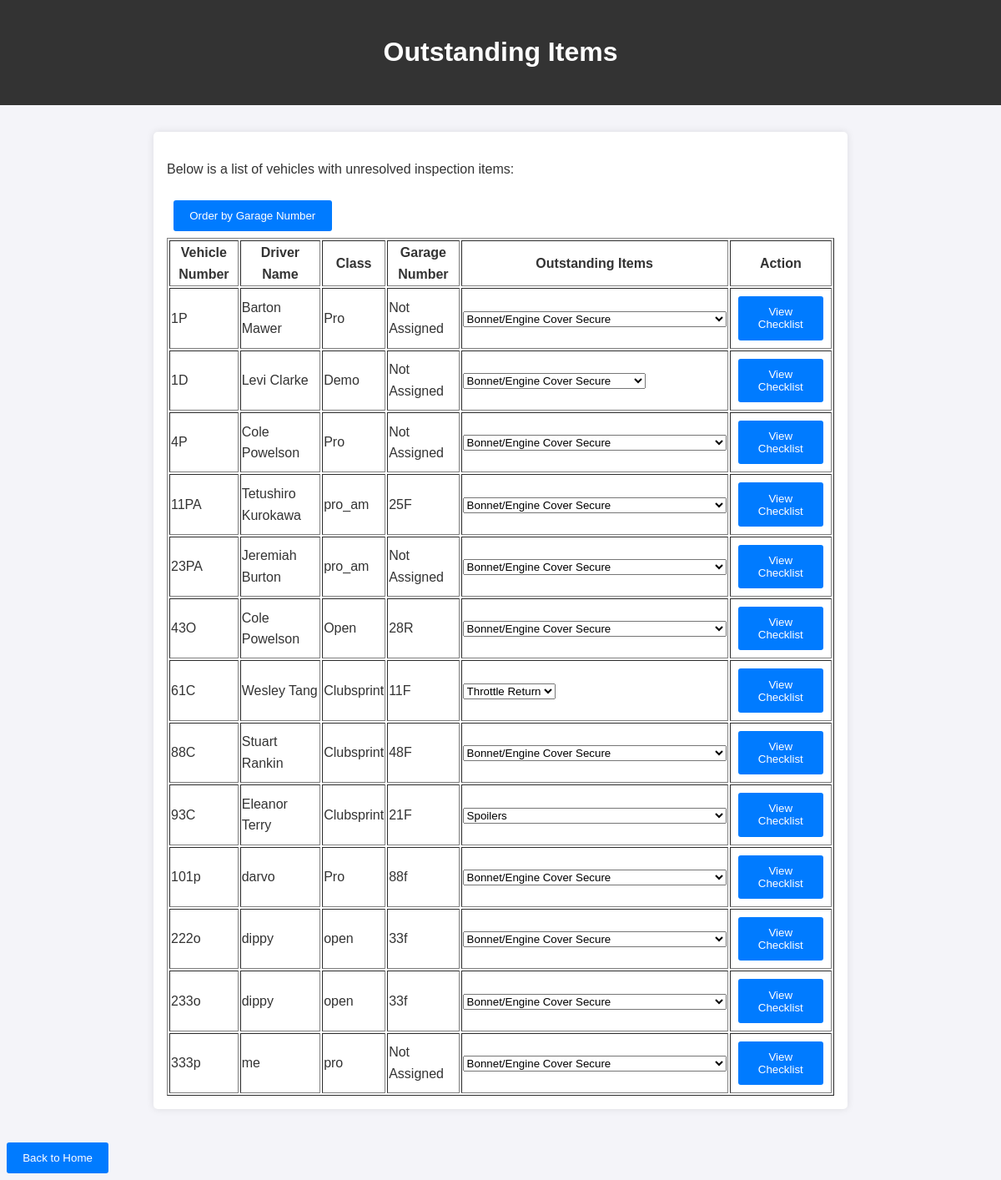
The app's page /outstanding_items, older data.
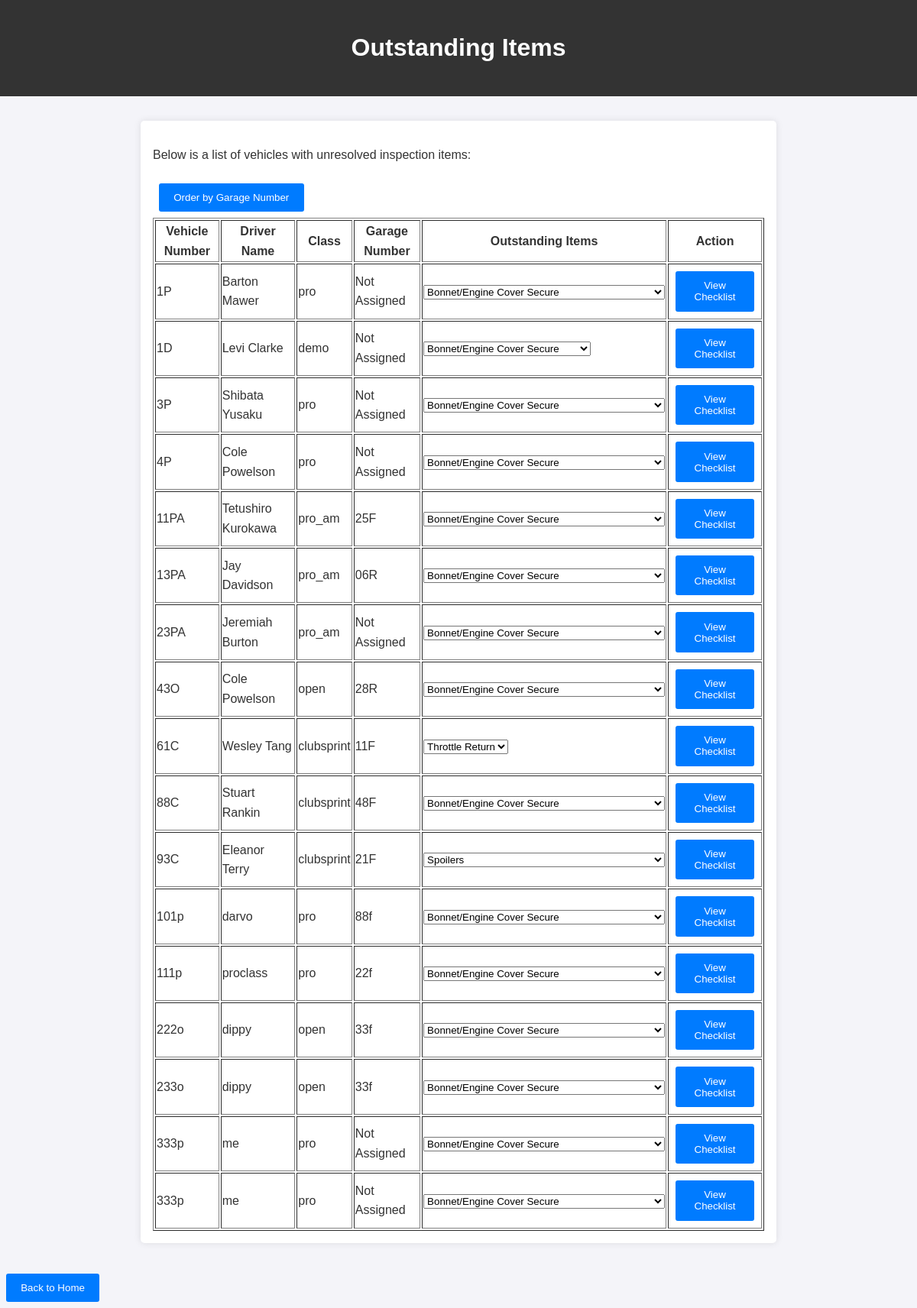
The same page, newer data.
### models.py (models this page shows)
class Entry(db.Model):
    __tablename__ = 'entries'
    id = db.Column(db.Integer, primary_key=True)  # Unique ID for each entry
    vehicle_number = db.Column(db.String(5), nullable=False)
    vehicle_make = db.Column(db.String(255), nullable=False)
    vehicle_model = db.Column(db.String(255), nullable=False)
    vehicle_type = db.Column(db.String(2), nullable=False, default='W')
    garage_number = db.Column(db.String(255), nullable=True)
    log_book_number = db.Column(db.String(255), nullable=True)
    licence_number = db.Column(db.String(255), nullable=False, default='000000')
    driver_name = db.Column(db.String(255), nullable=False)
    team_name = db.Column(db.String(255), nullable=True)
    class_type = db.Column(db.String(255), nullable=True)  # Renamed from 'class'
    Inspection_report = db.Column(db.Boolean, nullable=False, default=False)
    approved_to_start = db.Column(db.Boolean, nullable=False, default=False)
    failed_items = db.Column(db.Boolean, nullable=False, default=False)
    inspection_checklist = db.relationship('InspectionChecklist', backref='entry', lazy=True)

### app.py (the view)
@app.route('/outstanding_items')
def outstanding_items():
    order_by = request.args.get('order_by', 'vehicle_number')
    if order_by == 'garage_number':
        order_column = func.cast(
            func.substr(
                Entry.garage_number,
                1,
                func.instr(Entry.garage_number + 'A', 'A') - 1
            ),
            Integer
        )
    else:
        order_column = func.cast(
            func.substr(
                Entry.vehicle_number,
                1,
                func.instr(Entry.vehicle_number + 'A', 'A') - 1
            ),
            Integer
        )
    items = db.session.query(
        Entry.id.label('entry_id'),
        Entry.vehicle_number,
        Entry.driver_name,
        Entry.class_type,
        Entry.garage_number,
        func.group_concat(InspectionItem.item_name).label('failed_items')
    ).join(InspectionChecklist, Entry.id == InspectionChecklist.entry_id) \
     .join(InspectionItem, InspectionChecklist.id == InspectionItem.checklist_id) \
     .filter(InspectionItem.status.in_(["Pending", "Failed"])) \
     .filter(~InspectionItem.item_name.in_([
         "Vehicle Weight", "Scrutineer Name", "Scrutineer Licence Number", "Date", "Time"
     ])) \
     .group_by(Entry.id) \
     .order_by(order_column).all()
    return render_template('outstanding_items.html', items=items, order_by=order_by)

### app.py (called while the page is built)
@app.before_request
def enable_foreign_keys():
    if 'sqlite' in SQLALCHEMY_DATABASE_URI:
        with db.engine.connect() as connection:
            connection.execute(text("PRAGMA foreign_keys=ON"))

### templates/outstanding_items.html (shortened to what this page needs)
<!DOCTYPE html>
<html lang="en">
<head>
  <link rel="stylesheet" href="{{ url_for('static', filename='styles.css') }}">
</head>
<body>
  <header>
    <h1>Outstanding Items</h1>
  </header>
  <section>
    <p>Below is a list of vehicles with unresolved inspection items:</p>
    <button onclick="window.location.href='?order_by={{ 'garage_number' if order_by == 'vehicle_number' else 'vehicle_number' }}'">
      Order by {{ 'Garage Number' if order_by == 'vehicle_number' else 'Vehicle Number' }}
    </button>
    <table border="1">
      <thead>
        <tr>
          <th>Vehicle Number</th>
          <th>Driver Name</th>
          <th>Class</th>
          <th>Garage Number</th>
          <th>Outstanding Items</th>
          <th>Action</th>
        </tr>
      </thead>
      <tbody>
        {% for item in items %}
        <tr>
          <td>{{ item.vehicle_number }}</td>
          <td>{{ item.driver_name }}</td>
          <td>{{ item.class_type }}</td>
          <td>{{ item.garage_number or "Not Assigned" }}</td>
          <td>
            <select readonly>
              {% for failed_item in item.failed_items.split(',') %}
              <option>{{ failed_item }}</option>
              {% endfor %}
            </select>
          </td>
          <td>
            <form action="/view_checklist" method="POST" style="display:inline;">
              <button type="submit">View Checklist</button>
            </form>
          </td>
        </tr>
        {% endfor %}
      </tbody>
    </table>
  </section>
  <button onclick="window.location.href='/'">Back to Home</button>
</body>
</html>

### static/styles.css (style rules this page uses)
body { font-family: Arial, sans-serif; line-height: 1.6; margin: 0; padding: 0; background-color: #f4f4f9; color: #333; }
header { background: #333; color: #fff; padding: 1rem 0; text-align: center; }
section { margin: 2rem auto; padding: 1rem; max-width: 800px; background: #fff; box-shadow: 0 0 10px rgba(0, 0, 0, 0.1); border-radius: 5px; }
button { margin: 0.5rem; padding: 0.7rem 1.2rem; background: #007BFF; border: none; color: white; border-radius: 3px; cursor: pointer; }

Row changes from the older to the newer data that the page shows:
changed Entry "Barton Mawer": class_type "Pro" → "pro"
changed Entry "Levi Clarke": class_type "Demo" → "demo"
now on this page (row edited): Entry: vehicle_number "3P", driver_name "Shibata Yusaku", class_type "pro", garage_number "Not Assigned"
changed Entry (number 4 of 17 on the later page): class_type "Pro" → "pro"
now on this page (row unchanged): Entry: vehicle_number "13PA", driver_name "Jay Davidson", class_type "pro_am", garage_number "06R"
changed Entry (number 8 of 17 on the later page): class_type "Open" → "open"
changed Entry "Wesley Tang": class_type "Clubsprint" → "clubsprint"
changed Entry "Stuart Rankin": class_type "Clubsprint" → "clubsprint"
changed Entry "Eleanor Terry": class_type "Clubsprint" → "clubsprint"
changed Entry "darvo": class_type "Pro" → "pro"
added Entry: vehicle_number "111p", driver_name "proclass", class_type "pro", garage_number "22f"
now on this page (row unchanged): Entry: vehicle_number "333p", driver_name "me", class_type "pro", garage_number "Not Assigned"
